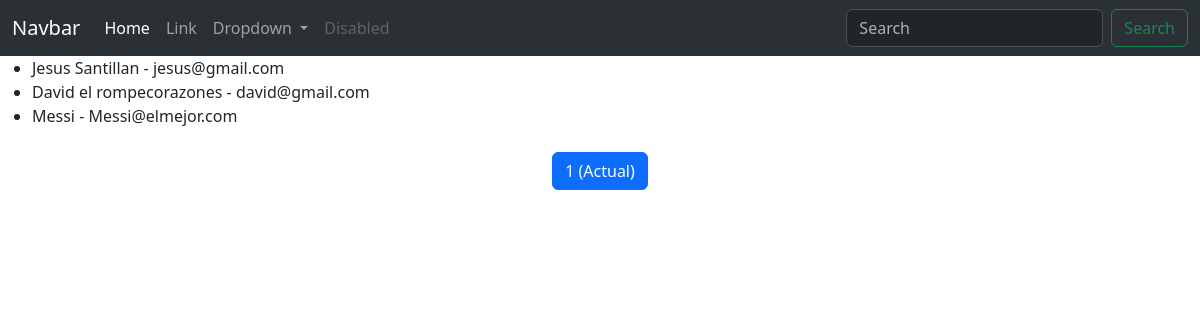
The app's page /persona/lista/, older data.
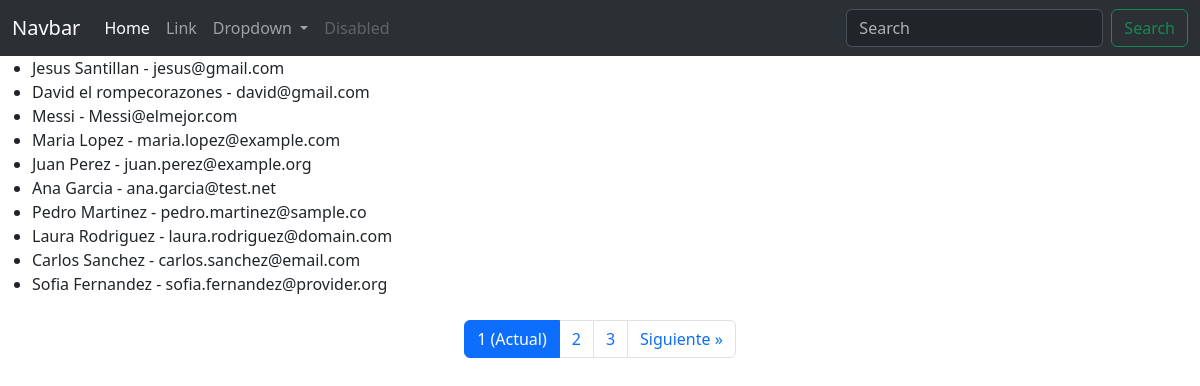
The same page, newer data.
### persona/models.py (models this page shows)
class Persona(models.Model):
    nombre = models.CharField(verbose_name= "Nombre Completo", max_length=50)
    edad = models.IntegerField(verbose_name= "Edad")
    email = models.EmailField(verbose_name="Correo Electronico", max_length=254)
    class Meta:
        verbose_name = ("Persona")
        verbose_name_plural = ("Personas")
    def __str__(self):
        return f"{self.nombre} - {self.email}"
    '''def get_absolute_url(self):
        return reverse("Persona_detail", kwargs={"pk": self.pk})'''

### persona/views.py (the view)
class PersonaListView(ListView):
    model = Persona
    template_name = "persona/lista.html"
    context_object_name = "personas"
    paginate_by = 10
    def get_context_data(self, **kwargs):
        context = super().get_context_data(**kwargs)
        context['titulo'] = "Lista de Personas"
        return context

### templates/persona/lista.html
{% extends 'base.html' %}
{% block content %}
    {% if personas %}
        <ul>
            {% for persona in personas  %}
                <li>{{persona}}</li>
            {% endfor %}
        </ul>
        {% include 'paginator.html' %}
    {% endif %}
{% endblock content %}

### templates/base.html (shortened to what this page needs)
<!DOCTYPE html>
<html lang="en">
<head>
    <link rel="stylesheet" href="https://cdn.jsdelivr.net/npm/bootstrap@5.3.3/dist/css/bootstrap.min.css">
</head>
<body>
    {% include 'navbar.html' %}
    {% block content %}
    {% endblock content %}
</body>
</html>

### templates/navbar.html (shortened to what this page needs)
<nav class="navbar navbar-expand-lg bg-body-tertiary" data-bs-theme="dark">
  <div class="container-fluid">
    <a class="navbar-brand" href="#">Navbar</a>
    <div class="collapse navbar-collapse" id="navbarSupportedContent">
      <ul class="navbar-nav me-auto mb-2 mb-lg-0">
        <li class="nav-item">
          <a class="nav-link active" aria-current="page" href="#">Home</a>
        </li>
        <li class="nav-item">
          <a class="nav-link" href="#">Link</a>
        </li>
        <li class="nav-item dropdown">
          <a class="nav-link dropdown-toggle" href="#" role="button" data-bs-toggle="dropdown" aria-expanded="false">
            Dropdown
          </a>
        </li>
        <li class="nav-item">
          <a class="nav-link disabled" aria-disabled="true">Disabled</a>
        </li>
      </ul>
      <form class="d-flex" role="search" action="{% url 'persona:buscar' %}">
        <input class="form-control me-2" type="search" placeholder="Search" aria-label="Search" name="q"/>
        <button class="btn btn-outline-success" type="submit">Search</button>
      </form>
    </div>
  </div>
</nav>

### templates/paginator.html (shortened to what this page needs)
<nav>
    <ul class="pagination justify-content-center mt-4">
        {% for num in page_obj.paginator.page_range %}
            {% if num > page_obj.number|add:'-3' and num < page_obj.number|add:'3' %}
                {% if num == page_obj.number %}
                    <li class="page-item active">
                        <span class="page-link">{{ num }} (Actual)</span>
                    </li>
                {% else %}
                    <li class="page-item">
                        <a class="page-link" href="?page={{ num }}">{{num}}</a>
                    </li>
                {% endif %}
            {% endif %}
        {% endfor %}
        {% if page_obj.has_next %}
            <li class="page-item">
                <a class="page-link" href="?page= {{ page_obj.next_page_number }}">
                    Siguiente &raquo;
                </a>
            </li>
        {% endif %}
    </ul>
</nav>

Row changes from the older to the newer data that the page shows:
added Persona: nombre+email "Maria Lopez - maria.lopez@example.com"
added Persona: nombre+email "Juan Perez - juan.perez@example.org"
added Persona: nombre+email "Ana Garcia - ana.garcia@test.net"
added Persona: nombre+email "Pedro Martinez - pedro.martinez@sample.co"
added Persona: nombre+email "Laura Rodriguez - laura.rodriguez@domain.com"
added Persona: nombre+email "Carlos Sanchez - carlos.sanchez@email.com"
added Persona: nombre+email "Sofia Fernandez - sofia.fernandez@provider.org"
Text that changed along with them:
new list line: "2"
new list line: "3"
text now shown: "Siguiente »"
